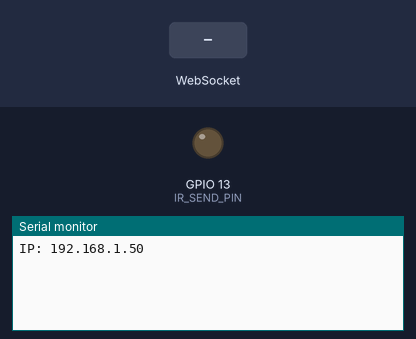
Bench run of a sketch on a simulated ESP32. On the bench: output pins drawn as LEDs (lit = HIGH), the last lines printed to the serial monitor. The test bench sets the inputs (shaded band). WiFi joins after 1.5 s; servers stay silent unless stated.

Above: at 6.7 s.
6.8 s: WebSocket text "power" received
At 8.0 s:
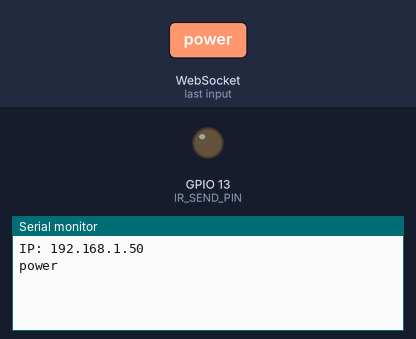
8.3 s: WebSocket text "up" received
At 9.1 s:
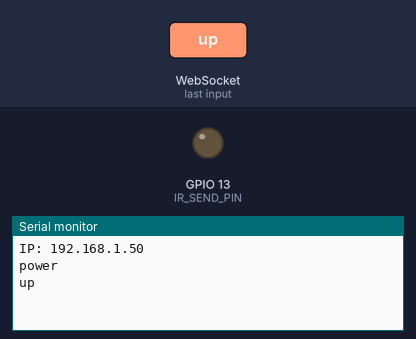
9.8 s: WebSocket text "down" received
At 10.2 s:
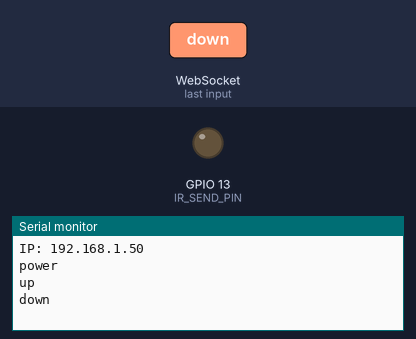

The sketch:

RemoteV2.ino
```cpp
//My actual remote as of now. I was experimenting with the queue to handle button spams.
#include <WiFi.h>
#include <WebSocketsServer.h>
#include <IRremote.hpp>
IPAddress staticIP(192, 168, 1, 51);
IPAddress gateway(192, 168, 1, 1);
IPAddress subnet(255, 255, 255, 0);
IPAddress dns(192, 168, 1, 1);

const char* ssid = "Borisov Castle";
const char* password = "";

#define IR_SEND_PIN 13

WiFiServer httpServer(80);
WebSocketsServer webSocket(81);

void sendCommand(uint8_t cmd) {
    IrSender.sendNEC(0x0707, cmd, 2);
}

const char* html = R"rawliteral(
<!DOCTYPE html>
<html>
<head>
    <meta charset="UTF-8">
    <meta name="viewport" content="width=device-width, initial-scale=1">
    <title>Remote</title>
    <style>
        * { box-sizing: border-box; margin: 0; padding: 0; }

        body {
            font-family: 'SF Pro Display', -apple-system, sans-serif;
            background: linear-gradient(135deg, #0f0f1a 0%, #1a1a2e 50%, #16213e 100%);
            min-height: 100vh;
            display: flex;
            justify-content: center;
            align-items: center;
            padding: 20px;
        }

        .remote {
            background: rgba(22, 33, 62, 0.8);
            backdrop-filter: blur(20px);
            border: 1px solid rgba(255, 255, 255, 0.1);
            border-radius: 40px;
            padding: 40px 30px;
            max-width: 320px;
            width: 100%;
            box-shadow:
                0 25px 50px rgba(0, 0, 0, 0.5),
                inset 0 1px 0 rgba(255, 255, 255, 0.1);
        }

        .header {
            text-align: center;
            margin-bottom: 30px;
        }

        .header h1 {
            color: #fff;
            font-size: 24px;
            font-weight: 600;
            letter-spacing: -0.5px;
        }

        .status {
            display: inline-flex;
            align-items: center;
            gap: 6px;
            color: #e94560;
            font-size: 11px;
            text-transform: uppercase;
            letter-spacing: 1px;
            margin-top: 8px;
        }

        .status::before {
            content: '';
            width: 6px;
            height: 6px;
            border-radius: 50%;
            background: currentColor;
            animation: pulse 2s infinite;
        }

        .status.connected { color: #4ade80; }

        @keyframes pulse {
            0%, 100% { opacity: 1; }
            50% { opacity: 0.4; }
        }

        .btn {
            background: linear-gradient(145deg, #1e3a5f, #0f2744);
            color: #fff;
            border: 1px solid rgba(255, 255, 255, 0.05);
            border-radius: 16px;
            padding: 20px;
            font-size: 15px;
            font-weight: 500;
            cursor: pointer;
            width: 100%;
            transition: all 0.15s ease;
            box-shadow:
                0 4px 15px rgba(0, 0, 0, 0.3),
                inset 0 1px 0 rgba(255, 255, 255, 0.1);
        }

        .btn:active {
            transform: scale(0.96);
            background: linear-gradient(145deg, #e94560, #d63d56);
            box-shadow: 0 2px 10px rgba(233, 69, 96, 0.4);
        }

        .power {
            background: linear-gradient(145deg, #e94560, #c73e54);
            margin-bottom: 30px;
            padding: 22px;
            font-size: 16px;
            box-shadow: 0 8px 25px rgba(233, 69, 96, 0.3);
        }

        .power:active {
            background: linear-gradient(145deg, #ff5a75, #e94560);
        }

        .dpad {
            display: grid;
            grid-template-columns: repeat(3, 1fr);
            gap: 10px;
            margin-bottom: 25px;
        }

        .dpad .btn {
            padding: 24px 0;
            font-size: 18px;
        }

        .empty { visibility: hidden; }

        .ok {
            background: linear-gradient(145deg, #e94560, #c73e54);
            border-radius: 50%;
            aspect-ratio: 1;
            display: flex;
            align-items: center;
            justify-content: center;
            padding: 0;
            box-shadow: 0 6px 20px rgba(233, 69, 96, 0.35);
        }

        .controls {
            display: grid;
            grid-template-columns: 1fr 1fr;
            gap: 12px;
            margin-bottom: 15px;
        }

        .queue {
            background: rgba(0, 0, 0, 0.3);
            border-radius: 12px;
            padding: 12px;
            margin-top: 25px;
            border: 1px solid rgba(255, 255, 255, 0.05);
        }

        .queue-header {
            display: flex;
            justify-content: space-between;
            align-items: center;
            margin-bottom: 8px;
        }

        .queue-title {
            color: #888;
            font-size: 11px;
            text-transform: uppercase;
            letter-spacing: 1px;
        }

        .queue-count {
            color: #e94560;
            font-size: 12px;
            font-weight: 600;
        }

        .queue-items {
            color: #fff;
            font-size: 13px;
            min-height: 20px;
            word-break: break-all;
        }

        .queue-clear {
            margin-top: 12px;
            background: rgba(255, 255, 255, 0.1);
            padding: 12px;
            font-size: 12px;
            border-radius: 10px;
        }

        .multiplier {
            display: flex;
            align-items: center;
            justify-content: center;
            gap: 15px;
            margin-top: 20px;
            padding: 15px;
            background: rgba(0, 0, 0, 0.2);
            border-radius: 12px;
        }

        .mult-btn {
            background: rgba(255, 255, 255, 0.1);
            color: #fff;
            border: none;
            border-radius: 8px;
            width: 36px;
            height: 36px;
            font-size: 18px;
            cursor: pointer;
        }

        .mult-btn:active { background: #e94560; }

        .mult-value {
            color: #fff;
            font-size: 18px;
            font-weight: 600;
            min-width: 40px;
            text-align: center;
        }

        .mult-label {
            color: #888;
            font-size: 11px;
            text-transform: uppercase;
            letter-spacing: 1px;
        }
        .toggle-btn {
          background: rgba(255, 255, 255, 0.1);
          color: #888;
          border: none;
          border-radius: 8px;
          padding: 8px 12px;
          font-size: 11px;
          cursor: pointer;
          margin-top: 20px;
          width: auto;
      }

      .toggle-btn:active {
          background: rgba(255, 255, 255, 0.2);
      }

      .extras {
          overflow: hidden;
          transition: max-height 0.3s ease, opacity 0.3s ease;
          max-height: 500px;
          opacity: 1;
      }

      .extras.hidden {
          max-height: 0;
          opacity: 0;
      }
    </style>
</head>
<body>
    <div class="remote">
        <div class="header">
            <h1>Remote</h1>
            <div class="status" id="status">Connecting</div>
        </div>

        <button class="btn power" onclick="q('power')">Power</button>

        <div class="dpad">
            <div class="empty"></div>
            <button class="btn" onclick="q('up')">Up</button>
            <div class="empty"></div>
            <button class="btn" onclick="q('left')">Left</button>
            <button class="btn ok" onclick="q('ok')">OK</button>
            <button class="btn" onclick="q('right')">Right</button>
            <div class="empty"></div>
            <button class="btn" onclick="q('down')">Down</button>
            <div class="empty"></div>
        </div>

        <div class="controls">
            <button class="btn" onclick="q('volup')">Vol +</button>
            <button class="btn" onclick="q('voldown')">Vol -</button>
        </div>

        <div class="controls">
    <button class="btn" onclick="q('home')">Home</button>
    <button class="btn" onclick="q('back')">Back</button>
</div>

<button class="toggle-btn" onclick="toggleExtras()">More</button>

<div class="extras hidden" id="extras">
    <div class="multiplier">
        <span class="mult-label">Repeat</span>
        <button class="mult-btn" onclick="setMult(-1)">-</button>
        <span class="mult-value" id="mult">1</span>
        <button class="mult-btn" onclick="setMult(1)">+</button>
    </div>

    <div class="queue">
        <div class="queue-header">
            <span class="queue-title">Queue</span>
            <span class="queue-count" id="qcount">0</span>
        </div>
        <div class="queue-items" id="qitems">-</div>
        <button class="btn queue-clear" onclick="clearQueue()">Clear</button>
    </div>
</div>
    </div>

    <script>
        let ws;
        let queue = [];
        let mult = 1;
        let sending = false;
        const status = document.getElementById('status');

        function connect() {
            ws = new WebSocket('ws://' + location.hostname + ':81/');
            ws.onopen = () => {
                status.textContent = 'Connected';
                status.className = 'status connected';
            };
            ws.onclose = () => {
                status.textContent = 'Reconnecting';
                status.className = 'status';
                setTimeout(connect, 1000);
            };
            ws.onmessage = (e) => {
                if (e.data === 'done') {
                    sending = false;
                    sendNext();
                }
            };
        }

        function q(cmd) {
            for (let i = 0; i < mult; i++) {
                queue.push(cmd);
            }
            updateDisplay();
            sendNext();
        }

        function sendNext() {
            if (sending || queue.length === 0) return;
            if (!ws || ws.readyState !== 1) return;

            sending = true;
            const cmd = queue.shift();
            updateDisplay();
            ws.send(cmd);
        }

        function updateDisplay() {
            document.getElementById('qcount').textContent = queue.length;
            document.getElementById('qitems').textContent = queue.length ? queue.join(' > ') : '-';
        }

        function clearQueue() {
            queue = [];
            updateDisplay();
        }

        function setMult(delta) {
            mult = Math.max(1, Math.min(20, mult + delta));
            document.getElementById('mult').textContent = mult;
        }
        function toggleExtras() {
            const extras = document.getElementById('extras');
            const btn = event.target;
            extras.classList.toggle('hidden');
            btn.textContent = extras.classList.contains('hidden') ? 'More' : 'Less';
        }

        connect();
    </script>
</body>
</html>
)rawliteral";

void webSocketEvent(uint8_t num, WStype_t type, uint8_t* payload, size_t length) {
    if (type == WStype_TEXT) {
        String cmd = String((char*)payload);
        Serial.println(cmd);

        if (cmd == "power") sendCommand(0x02);
        else if (cmd == "up") sendCommand(0x60);
        else if (cmd == "down") sendCommand(0x61);
        else if (cmd == "left") sendCommand(0x65);
        else if (cmd == "right") sendCommand(0x62);
        else if (cmd == "ok") sendCommand(0x68);
        else if (cmd == "volup") sendCommand(0x07);
        else if (cmd == "voldown") sendCommand(0x0B);
        else if (cmd == "mute") sendCommand(0x0F);
        else if (cmd == "back") sendCommand(0x58);
        else if (cmd == "home") sendCommand(0x79);
        delay(30);
        webSocket.sendTXT(num, "done");
    }
}

void setup() {
    pinMode(IR_SEND_PIN, OUTPUT);
    Serial.begin(115200);
    delay(2000);

    WiFi.config(staticIP, dns, gateway, subnet);
    WiFi.begin(ssid, password);
    while (WiFi.status() != WL_CONNECTED) delay(500);
    delay(2000);
    Serial.print("IP: ");
    Serial.println(WiFi.localIP());

    IrSender.begin(IR_SEND_PIN, DISABLE_LED_FEEDBACK);

    httpServer.begin();
    webSocket.begin();
    webSocket.onEvent(webSocketEvent);
}

void loop() {
    webSocket.loop();

    WiFiClient client = httpServer.available();
    if (client) {
        client.readStringUntil('\r');
        client.print("HTTP/1.1 200 OK\r\nContent-Type: text/html\r\n\r\n");
        client.print(html);
        client.stop();
    }
}
```

Measured:
- after the input at 6.8 s, the serial monitor: prints a new line at once (image 1)
- after the input at 8.3 s, the serial monitor: prints a new line at once (image 2)
- after the input at 9.8 s, the serial monitor: prints a new line at once (image 3)
